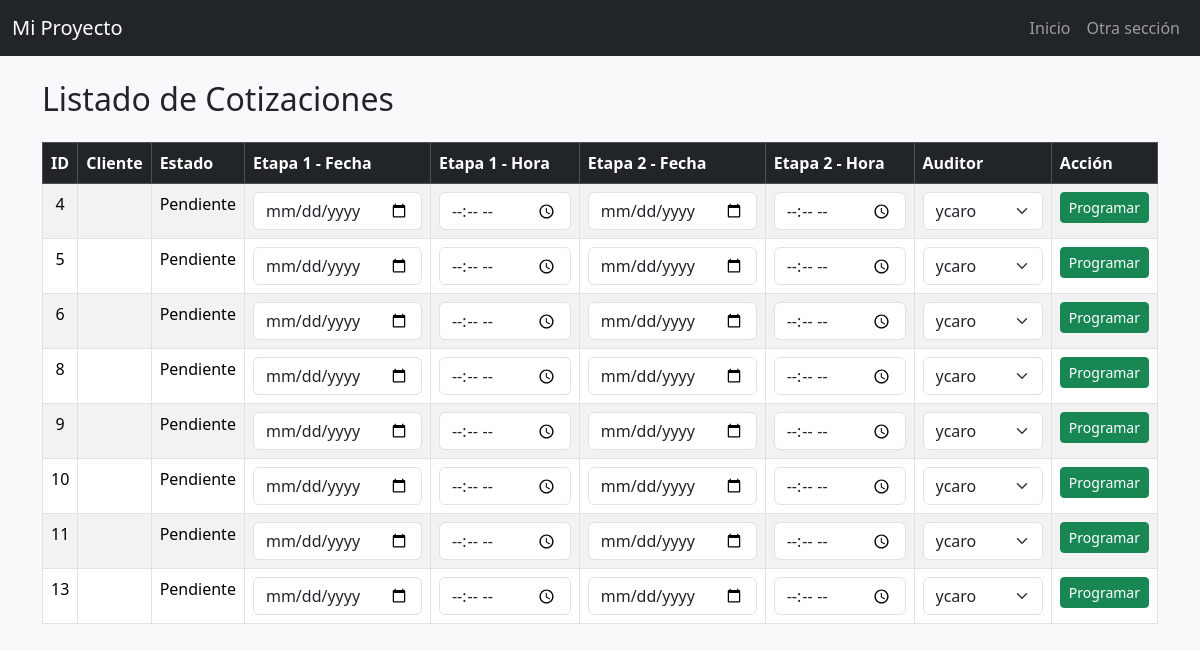
Screenshot of /programacion/cotizaciones/ (signed in) with the database file from the repository.
### cotizaciones/models.py (models this page shows, shortened)
class Cotizacion(models.Model):
    solicitud = models.ForeignKey(Solicitud, on_delete=models.CASCADE, related_name="cotizaciones")
    numero_servicio = models.CharField(max_length=100, unique=True)
    fecha_cotizacion = models.DateField(null=True, blank=True)
    tipo_servicio = models.ManyToManyField("TipoServicio")
    dias_auditoria_etapa_1 = models.DecimalField(max_digits=3, decimal_places=1, null=True, blank=True)
    dias_auditoria_etapa_2 = models.DecimalField(max_digits=3, decimal_places=1, null=True, blank=True)
    precio_neto = models.DecimalField(max_digits=10, decimal_places=2, help_text="Valor sin IVA")
    precio_iva = models.DecimalField(max_digits=10, decimal_places=2, default=Decimal("0.00"), help_text="IVA (19%)")
    precio_total = models.DecimalField(max_digits=10, decimal_places=2, default=Decimal("0.00"), help_text="Total con IVA")
    ESTADO_CHOICES = [
        ('Pendiente', 'Pendiente'),
        ('Aprobada', 'Aprobada'),
        ('Rechazada', 'Rechazada'),
        ('Programada', 'Programada'),
    ]
    estado = models.CharField(max_length=20, choices=ESTADO_CHOICES, default='Pendiente')

### programacion/views.py (the view, shortened to what this page needs)
# urls.py: path("cotizaciones/", listado_cotizaciones, name="listado_cotizaciones"),
@login_required
def listado_cotizaciones(request):
    cotizaciones = Cotizacion.objects.filter(estado="Pendiente")
    usuarios = User.objects.all()
    return render(request, "programacion/listado.html", {"cotizaciones": cotizaciones, "usuarios": usuarios})

### programacion/templates/programacion/listado.html (shortened to what this page needs)
{% extends 'layouts/base.html' %}
{% block content %}
<h2 class="my-4">Listado de Cotizaciones</h2>
<table class="table table-striped table-bordered">
    <thead class="table-dark">
        <tr>
            <th>ID</th>
            <th>Cliente</th>
            <th>Estado</th>
            <th>Etapa 1 - Fecha</th>
            <th>Etapa 1 - Hora</th>
            <th>Etapa 2 - Fecha</th>
            <th>Etapa 2 - Hora</th>
            <th>Auditor</th>
            <th>Acción</th>
        </tr>
    </thead>
    <tbody>
        {% for cotizacion in cotizaciones %}
        <tr>
            <td class="text-center">{{ cotizacion.id }}</td>
            <td>{{ cotizacion.cliente }}</td>
            <td>{{ cotizacion.estado }}</td>
            <form method="post">
                <td>
                    {% if cotizacion.estado == 'Pendiente' %}
                        <input type="date" name="fecha_etapa_1" class="form-control" required>
                    {% else %}
                        {{ cotizacion.programacion.fecha_etapa_1|default:"No asignada" }}
                    {% endif %}
                </td>
                <td>
                    {% if cotizacion.estado == 'Pendiente' %}
                        <input type="time" name="hora_etapa_1" class="form-control" required>
                    {% else %}
                        {{ cotizacion.programacion.hora_etapa_1|default:"No asignada" }}
                    {% endif %}
                </td>
                <td>
                    {% if cotizacion.estado == 'Pendiente' %}
                        <input type="date" name="fecha_etapa_2" class="form-control">
                    {% else %}
                        {{ cotizacion.programacion.fecha_etapa_2|default:"No asignada" }}
                    {% endif %}
                </td>
                <td>
                    {% if cotizacion.estado == 'Pendiente' %}
                        <input type="time" name="hora_etapa_2" class="form-control">
                    {% else %}
                        {{ cotizacion.programacion.hora_etapa_2|default:"No asignada" }}
                    {% endif %}
                </td>
                <td>
                    {% if cotizacion.estado == 'Pendiente' %}
                        <select name="auditor" class="form-select" required>
                            {% for usuario in usuarios %}
                                <option value="{{ usuario.id }}">{{ usuario.username }}</option>
                            {% endfor %}
                        </select>
                    {% else %}
                        {{ cotizacion.programacion.auditor.username|default:"No asignado" }}
                    {% endif %}
                </td>
                <td class="text-center">
                    {% if cotizacion.estado == 'Pendiente' %}
                        <button type="submit" class="btn btn-sm btn-success">Programar</button>
                    {% endif %}
                </td>
            </form>
        </tr>
        {% empty %}
        <tr>
            <td colspan="9" class="text-center">No hay cotizaciones pendientes.</td>
        </tr>
        {% endfor %}
    </tbody>
</table>
{% endblock %}

### rows the page displays
Cotizacion: id "4", estado "Pendiente", shows "Programar"
Cotizacion: id "5", estado "Pendiente", shows "Programar"
Cotizacion: id "6", estado "Pendiente", shows "Programar"
Cotizacion: id "8", estado "Pendiente", shows "Programar"
Cotizacion: id "9", estado "Pendiente", shows "Programar"
Cotizacion: id "10", estado "Pendiente", shows "Programar"
Cotizacion: id "11", estado "Pendiente", shows "Programar"
Cotizacion: id "13", estado "Pendiente", shows "Programar"

### other values shown
form field auditor "ycaro"
